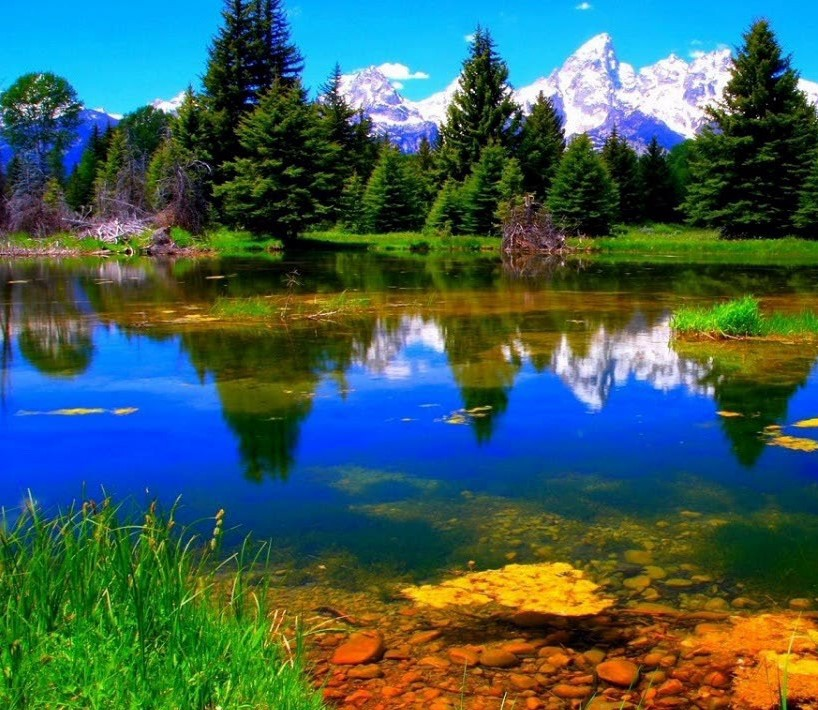
#> input picture images/1_med.jpg, 818 x 710 px
$ python y.py
#> lines starting #> are read from the running program, lines starting #| are printed output that depends on the picture; after the words box and inside, x2 and y2 are one past the last pixel; in counts of white or black regions, pixels touching at a corner belong together
import cv2
import numpy as np
import matplotlib.pyplot as plt

img_ = cv2.imread('images/1_med.jpg')
#> img_ is the input picture: shape (710, 818, 3); mean B, G, R 87.8, 94.6, 62.3
img_ = cv2.resize(img_, (0,0), fx=1, fy=1)
img1 = cv2.cvtColor(img_,cv2.COLOR_BGR2GRAY)
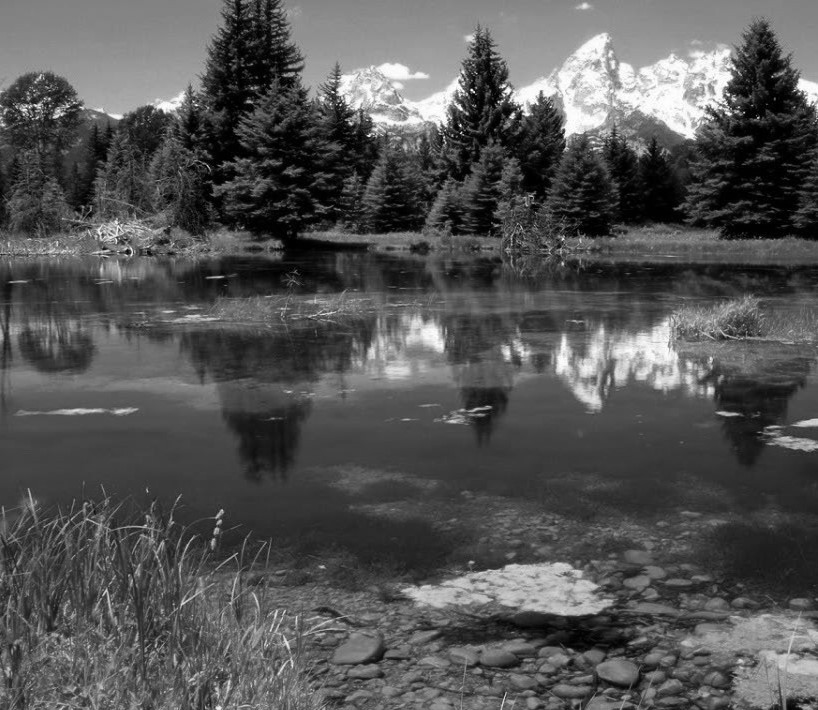
#> img1: shape (710, 818); min 0, max 255, mean 84.2

img = cv2.imread('images/2_med.jpg')
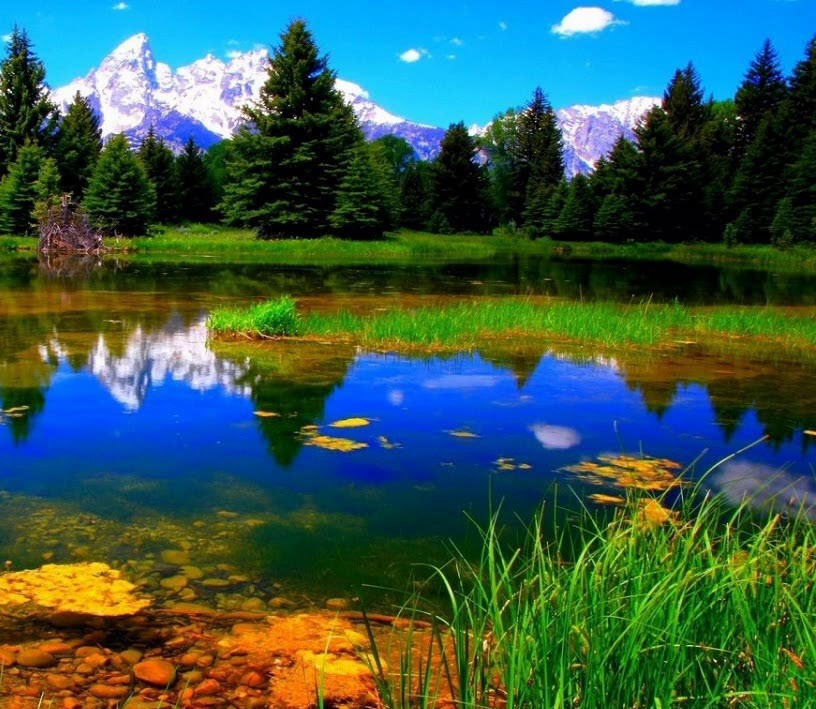
#> input picture images/2_med.jpg, 816 x 709 px
#> img is the input picture: shape (709, 816, 3); mean B, G, R 78.2, 90.5, 57.4
img = cv2.resize(img, (0,0), fx=1, fy=1)
img2 = cv2.cvtColor(img,cv2.COLOR_BGR2GRAY)
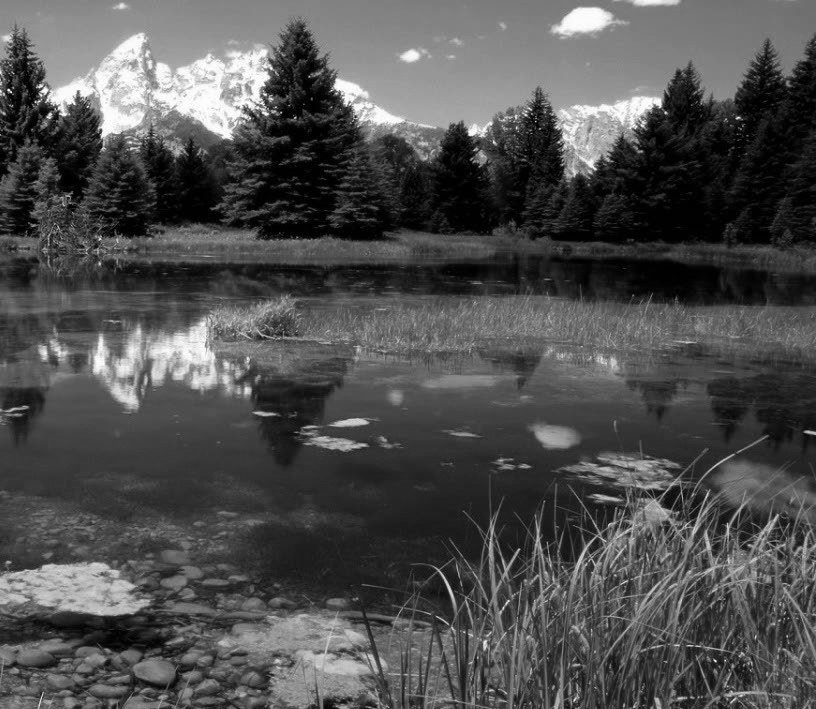
#> img2: shape (709, 816); min 0, max 255, mean 79.2

sift = cv2.xfeatures2d.SIFT_create()

kp1, des1 = sift.detectAndCompute(img1,None)
#> kp1 = 5936 keypoints; strongest (x, y, size): (460, 125, 1.9), (369, 136, 2), (512, 116, 3.9), (728, 94, 2)
kp2, des2 = sift.detectAndCompute(img2,None)
#> kp2 = 5400 keypoints; strongest (x, y, size): (666, 113, 2), (49, 116, 3.9), (738, 118, 2.3), (265, 94, 2)
#cv2.imshow('original_image_left_keypoints',cv2.drawKeypoints(img_,kp1,None))
#cv2.waitKey(0)
#cv2.destroyAllWindows()
match = cv2.BFMatcher()
matches = match.knnMatch(des1,des2,k=2)
#> matches = 5936 matches

good = []
for m,n in matches:
    if m.distance < 0.2*n.distance:
        good.append(m)
#> after the loop, good = 1498 matches

draw_params = dict(matchColor = (0,255,0), # draw matches in green color
                   singlePointColor = None,
                   flags = 2)
img3 = cv2.drawMatches(img_,kp1,img,kp2,good,None,**draw_params)
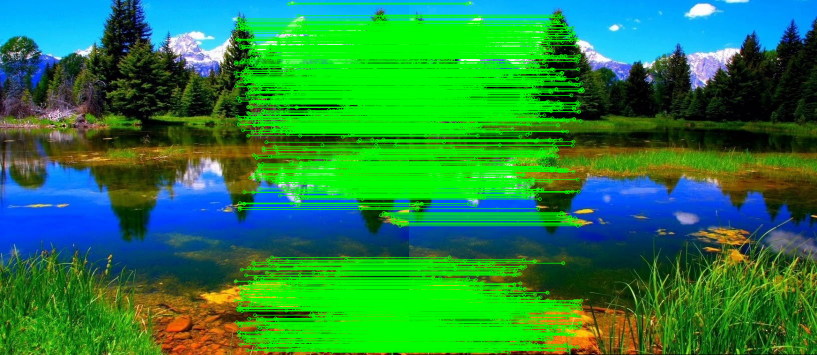
#> img3: shape (710, 1634, 3) (shown at 1/2 size); mean B, G, R 67.1, 131, 36.8
print(len(good))
#| 1498
#cv2.imshow("original_image_drawMatches.jpg", img3)
#cv2.waitKey(0)
#cv2.destroyAllWindows()
MIN_MATCH_COUNT = 10
if len(good) > MIN_MATCH_COUNT:
    src_pts = np.float32([ kp1[m.queryIdx].pt for m in good ]).reshape(-1,1,2)
#> src_pts = 1498 rows, first 8: [470.6, 600.5], [470.7, 144.6], [471.2, 562], [471.5, 127.2], [471.5, 172.1], [471.8, 123.9], [473.1, 56.59], [473.4, 152.6]
    dst_pts = np.float32([ kp2[m.trainIdx].pt for m in good ]).reshape(-1,1,2)
#> dst_pts = 1498 rows, first 8: [7.56, 600.5], [7.69, 144.7], [8.2, 562], [8.56, 127.2], [8.4, 172.1], [8.82, 123.9], [10.08, 56.66], [10.44, 152.6]
    M, mask = cv2.findHomography(src_pts, dst_pts, cv2.RANSAC,5.0)
#> M = [[1, 1.32e-10, -463], [3.13e-05, 1, -0.0162], [9.01e-08, -3.25e-08, 1]]; mask = 1498 values from 1 to 1
    h,w = img1.shape
#> h = 710; w = 818
    pts = np.float32([ [0,0],[0,h-1],[w-1,h-1],[w-1,0] ]).reshape(-1,1,2)
#> pts = [[0, 0], [0, 709], [817, 709], [817, 0]]
    dst = cv2.perspectiveTransform(pts,M)
#> dst = [[-463, -0.0162], [-463, 709], [354, 709], [354, 0.00934]]
    img2 = cv2.polylines(img2,[np.int32(dst)],True,255,3, cv2.LINE_AA)
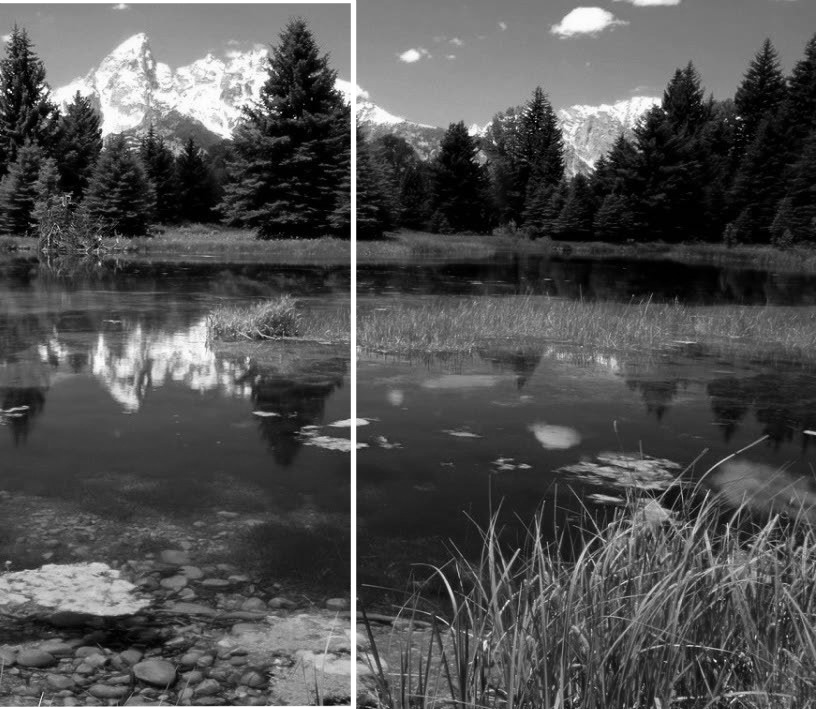
#> img2: shape (709, 816); 1.31% of pixels changed, all inside (x1, y1, x2, y2) = (0, 0, 357, 709)
    #cv2.imshow("original_image_overlapping.jpg", img2)
    #cv2.waitKey(0)
    #cv2.destroyAllWindows()
else:
    print ("Not enough matches are found - %d/%d" % (len(good),MIN_MATCH_COUNT))

dst = cv2.warpPerspective(img_,M,(img.shape[1] + img_.shape[1], img.shape[0]))
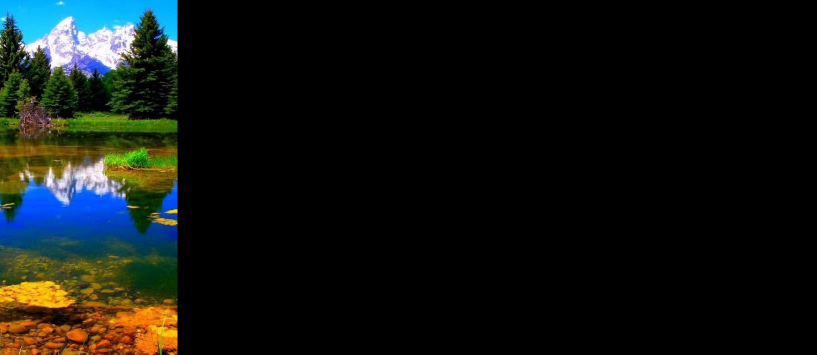
#> dst: shape (709, 1634, 3) (shown at 1/2 size); mean B, G, R 16.9, 20, 16.5
dst[0:img.shape[0], 0:img.shape[1]] = img
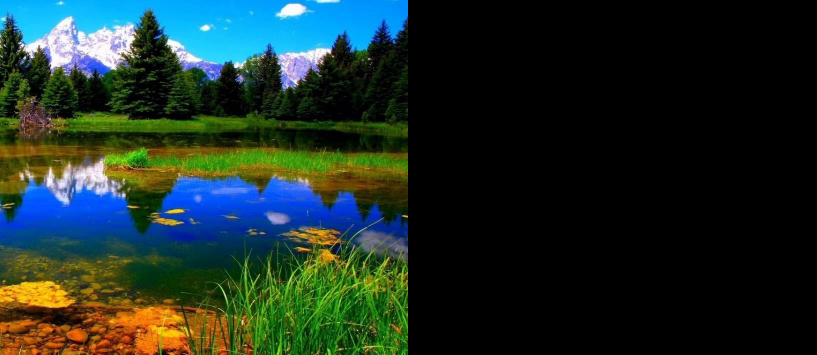
#> dst: shape (709, 1634, 3) (shown at 1/2 size); mean B, G, R 39, 45.2, 28.7

def trim(frame):
    #crop top
    if not np.sum(frame[0]):
        return trim(frame[1:])
    #crop bottom
    elif not np.sum(frame[-1]):
        return trim(frame[:-2])
    #crop left
    elif not np.sum(frame[:,0]):
        return trim(frame[:,1:])
    #crop right
    elif not np.sum(frame[:,-1]):
        return trim(frame[:,:-2])
    return frame

cv2.imshow("original_image_stiched_crop.jpg", trim(dst))
cv2.waitKey(0)
